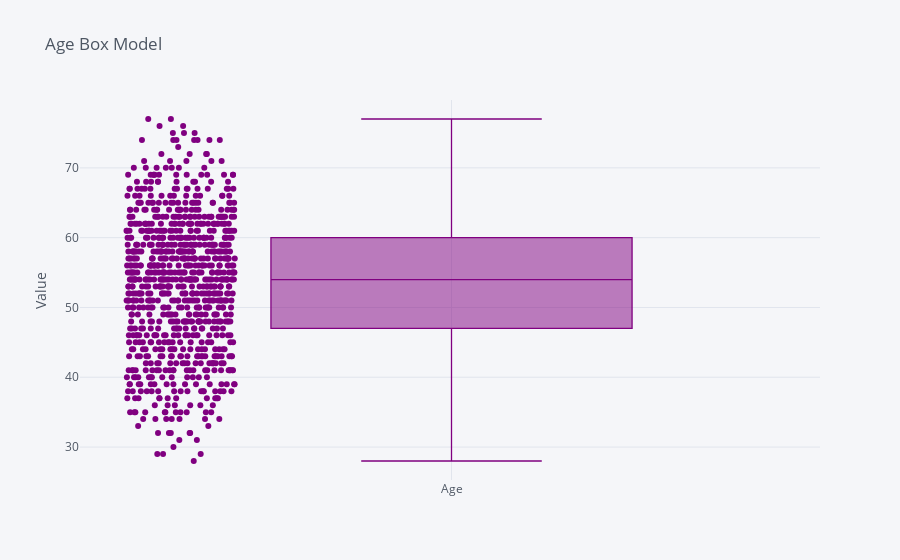
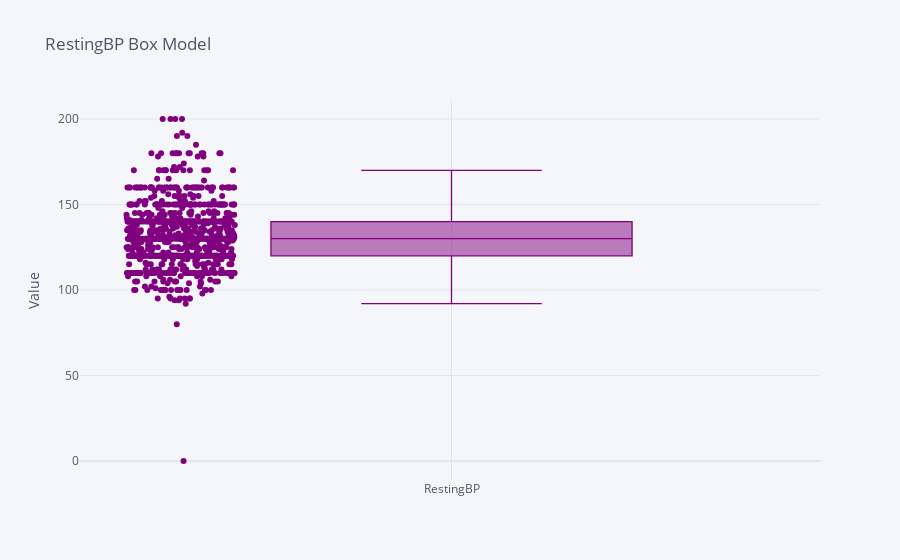
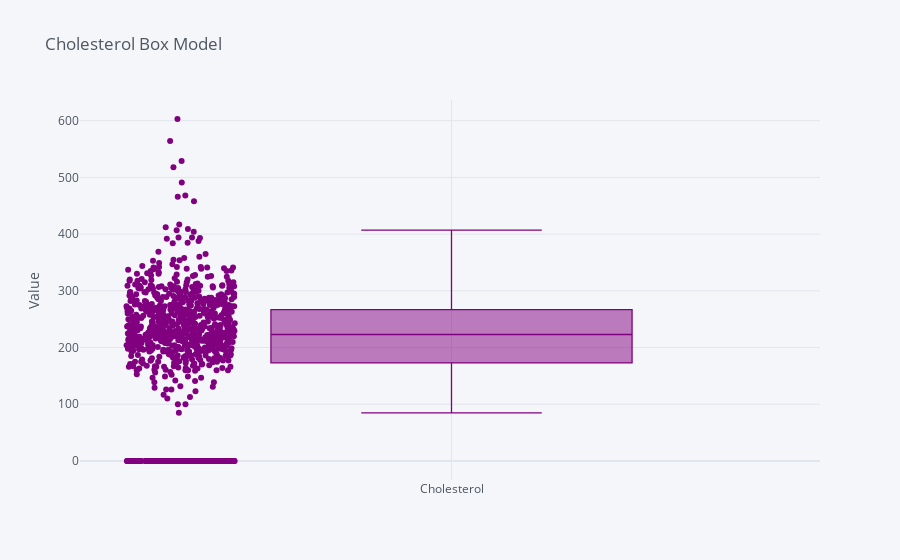
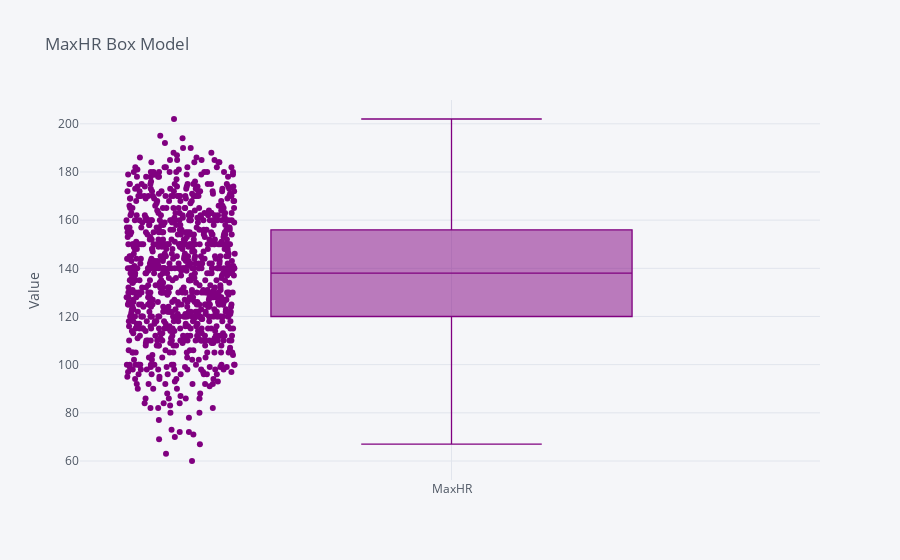

Here is the notebook cell these charts were saved with, in order:
### Markdown cell above
They are very useful in showing us the concentration of values, and outliers for each attribute.

### Code cell
# Iterate through all columns of Numerical Data and plot a box plot

for column in numerical:
    if column != "FastingBS": # FastingBS has only two type of values
        df[column].iplot(kind="box", title=column+" Box Model", boxpoints="all", yTitle="Value", color="purple")

### Figure 1 — Plotly figure (JSON) as saved in the notebook; plotly's stock layout.template omitted (floating-point values rounded to 4 significant figures; data arrays with more than 128 entries replaced by an {"elided": "..."} marker saying what was removed)
{"data": [{"boxpoints": "all", "line": {"width": 1.3}, "marker": {"color": "rgba(128, 0, 128, 1.0)"}, "name": "Age", "orientation": "v", "type": "box", "y": {"elided": "918 int values"}}], "layout": {"legend": {"bgcolor": "#F5F6F9", "font": {"color": "#4D5663"}}, "paper_bgcolor": "#F5F6F9", "plot_bgcolor": "#F5F6F9", "title": {"font": {"color": "#4D5663"}, "text": "Age Box Model"}, "xaxis": {"gridcolor": "#E1E5ED", "showgrid": true, "tickfont": {"color": "#4D5663"}, "title": {"font": {"color": "#4D5663"}, "text": ""}, "zerolinecolor": "#E1E5ED"}, "yaxis": {"gridcolor": "#E1E5ED", "showgrid": true, "tickfont": {"color": "#4D5663"}, "title": {"font": {"color": "#4D5663"}, "text": "Value"}, "zerolinecolor": "#E1E5ED"}}}

### Figure 2 — Plotly figure (JSON) as saved in the notebook; plotly's stock layout.template omitted (floating-point values rounded to 4 significant figures; data arrays with more than 128 entries replaced by an {"elided": "..."} marker saying what was removed)
{"data": [{"boxpoints": "all", "line": {"width": 1.3}, "marker": {"color": "rgba(128, 0, 128, 1.0)"}, "name": "RestingBP", "orientation": "v", "type": "box", "y": {"elided": "918 int values"}}], "layout": {"legend": {"bgcolor": "#F5F6F9", "font": {"color": "#4D5663"}}, "paper_bgcolor": "#F5F6F9", "plot_bgcolor": "#F5F6F9", "title": {"font": {"color": "#4D5663"}, "text": "RestingBP Box Model"}, "xaxis": {"gridcolor": "#E1E5ED", "showgrid": true, "tickfont": {"color": "#4D5663"}, "title": {"font": {"color": "#4D5663"}, "text": ""}, "zerolinecolor": "#E1E5ED"}, "yaxis": {"gridcolor": "#E1E5ED", "showgrid": true, "tickfont": {"color": "#4D5663"}, "title": {"font": {"color": "#4D5663"}, "text": "Value"}, "zerolinecolor": "#E1E5ED"}}}

### Figure 3 — Plotly figure (JSON) as saved in the notebook; plotly's stock layout.template omitted (floating-point values rounded to 4 significant figures; data arrays with more than 128 entries replaced by an {"elided": "..."} marker saying what was removed)
{"data": [{"boxpoints": "all", "line": {"width": 1.3}, "marker": {"color": "rgba(128, 0, 128, 1.0)"}, "name": "Cholesterol", "orientation": "v", "type": "box", "y": {"elided": "918 int values"}}], "layout": {"legend": {"bgcolor": "#F5F6F9", "font": {"color": "#4D5663"}}, "paper_bgcolor": "#F5F6F9", "plot_bgcolor": "#F5F6F9", "title": {"font": {"color": "#4D5663"}, "text": "Cholesterol Box Model"}, "xaxis": {"gridcolor": "#E1E5ED", "showgrid": true, "tickfont": {"color": "#4D5663"}, "title": {"font": {"color": "#4D5663"}, "text": ""}, "zerolinecolor": "#E1E5ED"}, "yaxis": {"gridcolor": "#E1E5ED", "showgrid": true, "tickfont": {"color": "#4D5663"}, "title": {"font": {"color": "#4D5663"}, "text": "Value"}, "zerolinecolor": "#E1E5ED"}}}

### Figure 4 — Plotly figure (JSON) as saved in the notebook; plotly's stock layout.template omitted (floating-point values rounded to 4 significant figures; data arrays with more than 128 entries replaced by an {"elided": "..."} marker saying what was removed)
{"data": [{"boxpoints": "all", "line": {"width": 1.3}, "marker": {"color": "rgba(128, 0, 128, 1.0)"}, "name": "MaxHR", "orientation": "v", "type": "box", "y": {"elided": "918 int values"}}], "layout": {"legend": {"bgcolor": "#F5F6F9", "font": {"color": "#4D5663"}}, "paper_bgcolor": "#F5F6F9", "plot_bgcolor": "#F5F6F9", "title": {"font": {"color": "#4D5663"}, "text": "MaxHR Box Model"}, "xaxis": {"gridcolor": "#E1E5ED", "showgrid": true, "tickfont": {"color": "#4D5663"}, "title": {"font": {"color": "#4D5663"}, "text": ""}, "zerolinecolor": "#E1E5ED"}, "yaxis": {"gridcolor": "#E1E5ED", "showgrid": true, "tickfont": {"color": "#4D5663"}, "title": {"font": {"color": "#4D5663"}, "text": "Value"}, "zerolinecolor": "#E1E5ED"}}}
